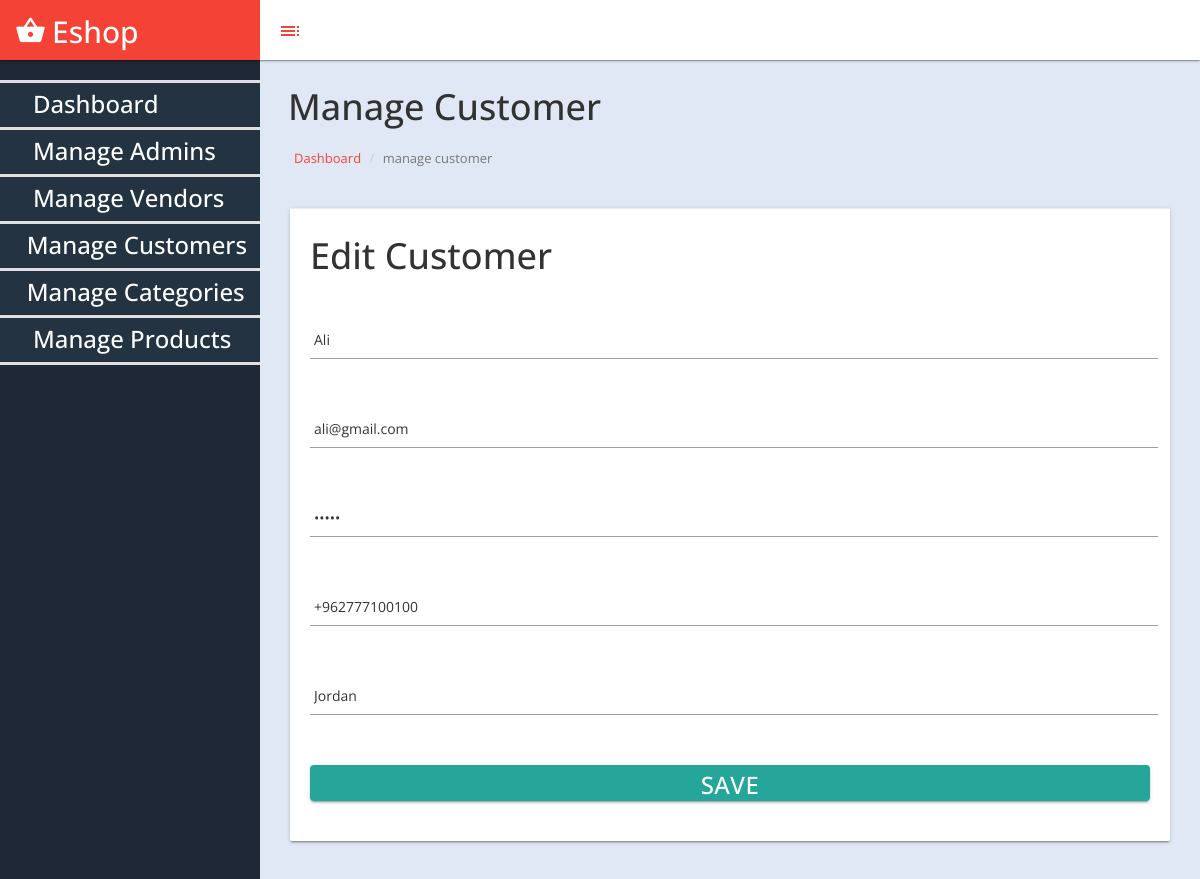
The page /eshop/admin/edit_customer.php?id=1 (signed in) on the database its author committed.
### tables this page shows
CREATE TABLE `customer` (
  `cust_id` int(3) NOT NULL,
  `cust_name` varchar(100) NOT NULL,
  `cust_email` varchar(50) NOT NULL,
  `cust_password` varchar(50) NOT NULL,
  `cust_mobile` varchar(14) NOT NULL,
  `cust_address` text NOT NULL
);

### eshop/admin/includes/DBconnection.php (called while the page is built, shortened)
<?php
Class dbconnection{
	public $conn;
	public function openConnection(){
		$this->conn = mysqli_connect(DBSERVER,DBUSER,DBPASS,DBNAME);
		return $this->conn ? $this->conn : die("cannot connect to server");
	}
	public function performQuery($query){
		$result = mysqli_query($this->conn,$query);
		return $result ? $result : FALSE;
	}
	public function fetchAll($result){
		$rowSet = array();
		while ($row = mysqli_fetch_assoc($result)) {
			$rowSet[] = $row;
		}
		return count($rowSet) >= 1 ? $rowSet : FALSE;
	}
}

### eshop/admin/includes/customerClass.php (called while the page is built, shortened)
<?php
require('DBconnection.php');
class Customer extends dbconnection{
	public function readById($id){
		$query  = "SELECT * FROM customer WHERE cust_id = $id";
		$result = $this->performQuery($query);
		return $this->fetchAll($result);
	}
}

### eshop/admin/edit_customer.php (the view, shortened to what this page needs)
<?php
   include('includes/customerClass.php');
   $x = new Customer();
   $id =$_GET['id'];
        $data=$x->readById($id);
        $customerSet=$data[0];
?>
 <?php include("includes/admin_header.php");?>
			<div id="page-wrapper">
				 <div class="header">
                        <h1 class="page-header">
                            Manage Customer
                        </h1>
						<ol class="breadcrumb">
					  <li><a href="index.php">Dashboard</a></li>
					  <li class="active">manage customer</li>
					</ol>
		</div>
          <div id="page-inner">
          		 <div class="row">
			 <div class="col-lg-12">
			 <div class="card">
                        <div class="card-action">
                           <h1>Edit Customer</h1>
                        </div>
                        <div class="card-content">
    						<form class="col s12" method="post" action="">
                                <div class="row">
                                    <div class="input-field col s12">
                                        <input id="FullName" type="text" class="validate"
                                         name="cust_name" value="<?php
                                 echo $customerSet['cust_name']; ?>">
                                    </div>
                                </div>
    							<div class="row">
    								<div class="input-field col s12">
    									<input  id="email" type="email" class="validate"
                                         name="cust_email" value="<?php
                                 echo $customerSet['cust_email']; ?>">
    								</div>
    							</div>
    							<div class="row">
    								<div class="input-field col s12">
    									<input id="password" type="password" class="validate"
                                         name="cust_password" value="<?php
                                 echo $customerSet['cust_password']; ?>">
    								</div>
    							</div>
                                <div class="row">
                                    <div class="input-field col s12">
                                        <input id="custmobile" type="text" class="validate"
                                         name="cust_mobile" value="<?php
                                 echo $customerSet['cust_mobile']; ?>">
                                    </div>
                                </div>
                                <div class="row">
                                    <div class="input-field col s12">
                                        <input id="custaddress" type="text" class="validate"
                                         name="cust_address" value="<?php
                                 echo $customerSet['cust_address']; ?>">
                                    </div>
                                </div>
    							<div class="row">
    								<div class="input-field col s12">
    									<button id="button" type="submit" class="waves-effect waves-light btn btn-block" name="submit"><span class="h3">
    										Save
    									</span></button>
    								</div>
    							</div>
    </form>
  </div>
    </div>
 </div>
	 </div>
    </div>

### eshop/admin/assets/css/custom-styles.css (style rules this page uses)
body { font-family: 'Open Sans', sans-serif; background: #1F2837; }
#page-wrapper { padding: 15px 15px; min-height: 600px; background: #ececec; }
#page-inner { width:100%; margin:10px 20px 10px 0px; padding: 15px 30px; min-height:1200px; }
h1, .h1, h2, .h2, h3, .h3 { margin-top: 7px; margin-bottom: -5px; }
#page-wrapper { position: relative; top: 55px; -moz-box-shadow: 0 0 10px #757575; }
.breadcrumb { padding: 10px 10px 10px 20px;margin-bottom: 0;list-style: none;border-radius: 0;background: transparent;line-height: 20px;font-size: 13px;margin-left: 14px; }
.page-header { padding-bottom: 0;margin: 0;border-bottom: 1px solid transparent;text-align: left;background-color: transparent;padding: 32px 22px 10px 28px;color: #323232; }
#page-wrapper { background: #e0e8f5; }
@media (min-width:768px) { #page-wrapper { margin: 0 0 0 260px; padding: 0; min-height: 1200px; } }
.header .breadcrumb:before { font-size: 14px; margin-right: 0px; color: #717171; display: none; }
.header .breadcrumb li a { font-size: 13px; font-size: 13px; text-decoration: none; color: #717171; text-decoration: none; color: #f44336; }

### rows shown on the page
customer: cust_name "Ali", cust_email "ali@gmail.com", cust_mobile "+962777100100", cust_address "Jordan"
